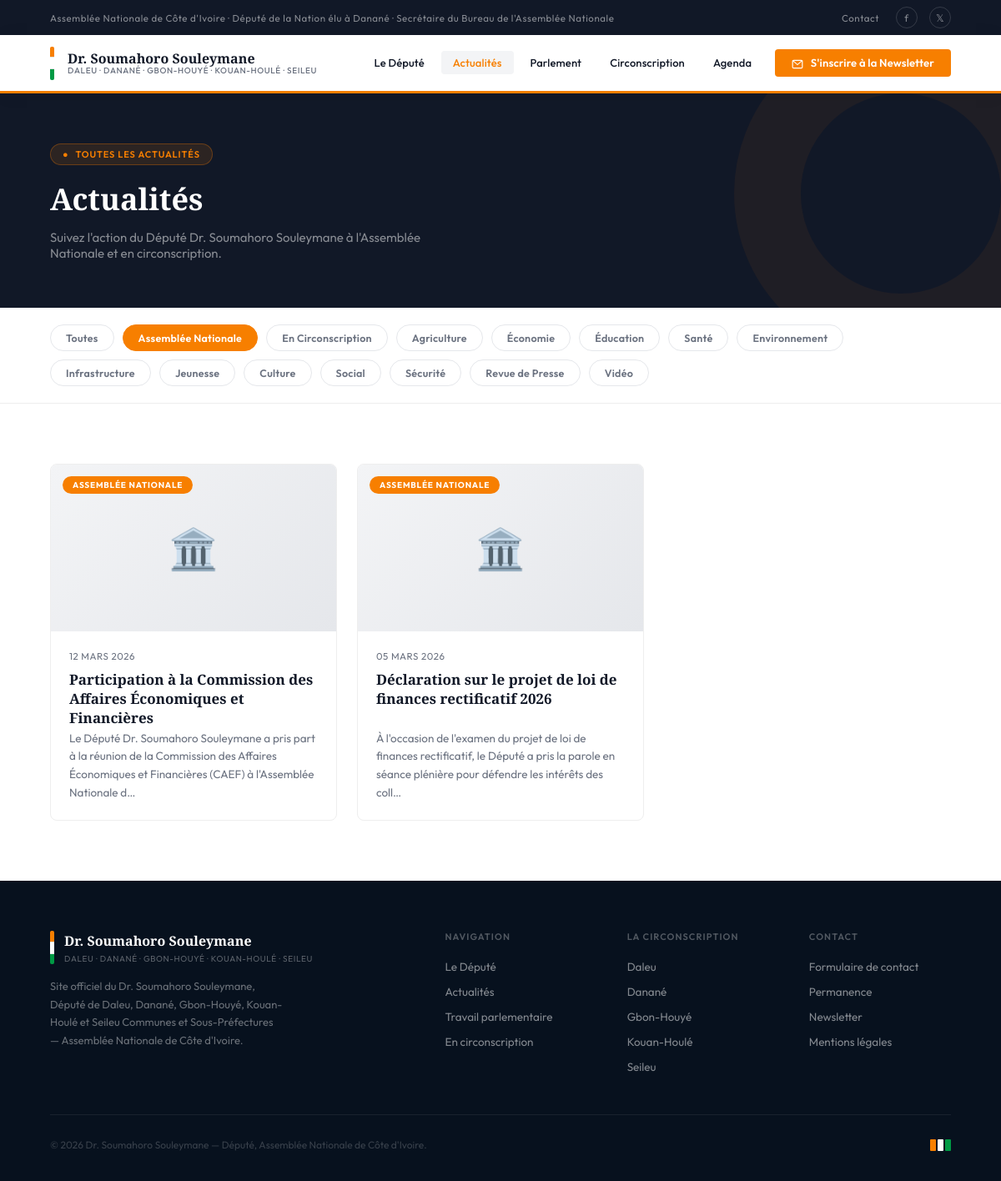
Page /actualites/?categorie=assemblee on the committed database.
### website/models.py (models this page shows, shortened)
class Actualite(models.Model):
    CATEGORIE_CHOICES = [
        ('assemblee', 'Assemblée Nationale'),
        ('circonscription', 'En Circonscription'),
        ('agriculture', 'Agriculture'),
        ('economie', 'Économie'),
        ('education', 'Éducation'),
        ('sante', 'Santé'),
        ('environnement', 'Environnement'),
        ('infrastructure', 'Infrastructure'),
        ('jeunesse', 'Jeunesse'),
        ('culture', 'Culture'),
        ('social', 'Social'),
        ('securite', 'Sécurité'),
        ('presse', 'Revue de Presse'),
        ('video', 'Vidéo'),
    ]
    titre            = models.CharField(max_length=255, verbose_name="Titre")
    slug             = models.SlugField(max_length=270, unique=True, blank=True)
    extrait          = models.TextField(max_length=400, verbose_name="Extrait")
    contenu          = models.TextField(verbose_name="Contenu")
    categorie        = models.CharField(max_length=30, choices=CATEGORIE_CHOICES, default='assemblee')
    image            = models.ImageField(upload_to='actualites/', blank=True, null=True)
    date_publication = models.DateField(verbose_name="Date de publication")
    en_vedette       = models.BooleanField(default=False, verbose_name="En vedette")
    publie           = models.BooleanField(default=True, verbose_name="Publié")
    created_at       = models.DateTimeField(auto_now_add=True)
    updated_at       = models.DateTimeField(auto_now=True)
    class Meta:
        verbose_name = "Actualité"
        verbose_name_plural = "Actualités"
        ordering = ['-date_publication', '-created_at']
    def get_absolute_url(self):
        return reverse('website:actualite_detail', kwargs={'slug': self.slug})
    def get_categorie_display_color(self):
        mapping = {
            'assemblee': 'var(--orange)', 'circonscription': 'var(--vert)',
            'presse': '#6B7280', 'video': '#7C3AED',
        }
        return mapping.get(self.categorie, 'var(--orange)')

### website/views.py (the view)
# urls.py: path('actualites/',                 views.actualites,            name='actualites'),
def actualites(request):
    categorie = request.GET.get('categorie', '')
    qs = Actualite.objects.filter(publie=True)
    if categorie:
        qs = qs.filter(categorie=categorie)
    paginator = Paginator(qs, 9)
    page_number = request.GET.get('page')
    page_obj = paginator.get_page(page_number)
    categories = Actualite.CATEGORIE_CHOICES
    context = {
        'page_obj':   page_obj,
        'categories': categories,
        'categorie_active': categorie,
    }
    return render(request, 'actualites.html', context)

### templates/actualites.html (shortened to what this page needs)
{% extends "base.html" %}
{% load static %}
{% block content %}
<div class="page-header">
  <div class="page-header-tag">
    <span>●</span> Toutes les actualités
  </div>
  <h1>Actualités</h1>
  <p>Suivez l'action du Député Dr. Soumahoro Souleymane à l'Assemblée Nationale et en circonscription.</p>
</div>
<div class="filter-bar">
  <a href="{% url 'website:actualites' %}" class="filter-btn {% if not categorie_active %}active{% endif %}">Toutes</a>
  {% for code, label in categories %}
  <a href="{% url 'website:actualites' %}?categorie={{ code }}"
     class="filter-btn {% if categorie_active == code %}active{% endif %}">
    {{ label }}
  </a>
  {% endfor %}
</div>
<section class="section section-alt">
  {% if page_obj %}
  <div class="actu-grid">
    {% for article in page_obj %}
    <a href="{{ article.get_absolute_url }}" class="actu-card">
      <div class="art-img" style="position:relative; overflow:hidden; height:200px;">
        {% if article.image %}
          <img src="{{ article.image.url }}" alt="{{ article.titre }}">
        {% else %}
          <div class="actu-placeholder">
            {% if article.categorie == 'assemblee' %}🏛️
            {% elif article.categorie == 'circonscription' %}🌍
            {% elif article.categorie == 'video' %}🎥
            {% else %}📰{% endif %}
          </div>
        {% endif %}
        <div class="art-tag" style="background:{{ article.get_categorie_display_color }};">
          {{ article.get_categorie_display }}
        </div>
      </div>
      <div class="art-body">
        <div class="art-date">{{ article.date_publication|date:"d F Y" }}</div>
        <div class="art-title">{{ article.titre }}</div>
        <div class="art-excerpt">{{ article.extrait|truncatechars:150 }}</div>
      </div>
    </a>
    {% endfor %}
  </div>
  {% endif %}
</section>
{% endblock %}

### rows in the picture
Actualite: categorie "ASSEMBLÉE NATIONALE", date_publication "12 MARS 2026", titre "Participation à la Commission des Affaires Économiques et Financières", extrait "Le Député Dr. Soumahoro Souleymane a pris part à la réunion de la Commission des Affaires Économiques et Financières (CAEF) à l'Assemblée Nationale d…"
Actualite: categorie "ASSEMBLÉE NATIONALE", date_publication "05 MARS 2026", titre "Déclaration sur le projet de loi de finances rectificatif 2026", extrait "À l'occasion de l'examen du projet de loi de finances rectificatif, le Député a pris la parole en séance plénière pour défendre les intérêts des coll…"

### other values in the picture
{{ label }} "Assemblée Nationale" "En Circonscription" "Agriculture" "Économie" "Éducation" "Santé" "Environnement" "Infrastructure" "Jeunesse" "Culture" "Social" "Sécurité" "Revue de Presse" "Vidéo"
